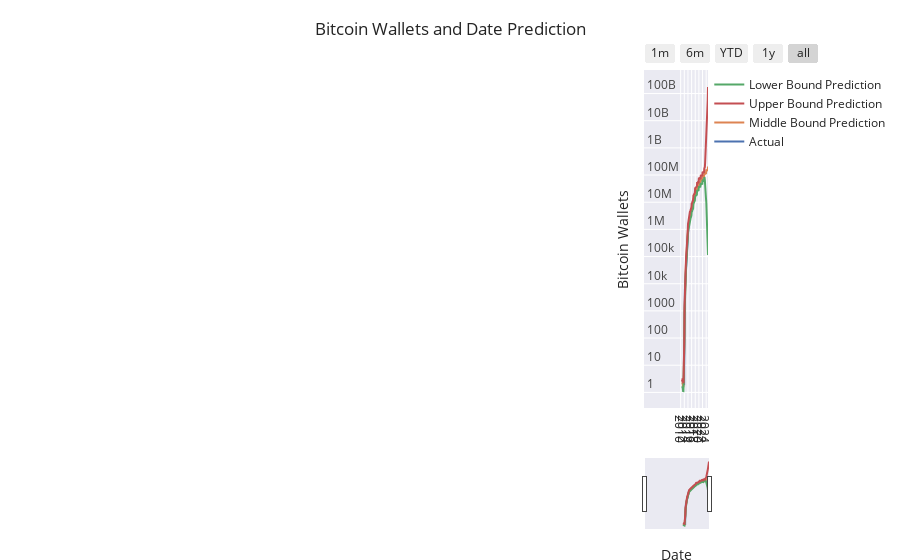

Notebook source saved alongside this figure:
### Code cell
import plotly.express as px
import plotly.graph_objects as go

fig = go.Figure()
fig.add_trace(go.Scatter(name="Actual", x=df['date'], y=df['wallets'], legendrank=4))
fig.add_trace(go.Scatter(name="Middle Bound Prediction", x=prediction['ds'], y=np.exp(prediction['yhat']), legendrank=2))
fig.add_trace(go.Scatter(name="Lower Bound Prediction", x=prediction['ds'], y=np.exp(prediction['yhat_lower']), legendrank=1))
fig.add_trace(go.Scatter(name="Upper Bound Prediction", x=prediction['ds'], y=np.exp(prediction['yhat_upper']), legendrank=1))

fig.update_xaxes(
    rangeslider_visible = True,
    rangeselector = dict(
        buttons = list([
            dict(count = 1, label = "1m", step = "month", stepmode = "backward"),
            dict(count = 6, label = "6m", step = "month", stepmode = "backward"),
            dict(count = 1, label = "YTD", step = "year", stepmode = "todate"),
            dict(count = 1, label = "1y", step = "year", stepmode = "backward"),
            dict(step = "all")
        ])
    )
)

# fig.update_layout(legend=dict(
#     yanchor="top",
#     y=0.99,
#     xanchor="right",
#     x=0.5
# ))
fig.update_yaxes(type="log")
fig.update_yaxes(fixedrange=False)
fig.update_layout(title_text='Bitcoin Wallets and Date Prediction')
fig.update_yaxes(ticklabelposition="inside top", title="Bitcoin Wallets")
fig.update_xaxes(ticklabelposition="inside top", title="Date")
fig.update_yaxes(nticks=15)
fig.update_xaxes(nticks=20)
fig.update_layout(
    margin=dict(l=20, r=100, t=70, b=20),
)
fig.layout.template = 'seaborn'
fig.show()
# fig.write_html('../static/wallets.html')
